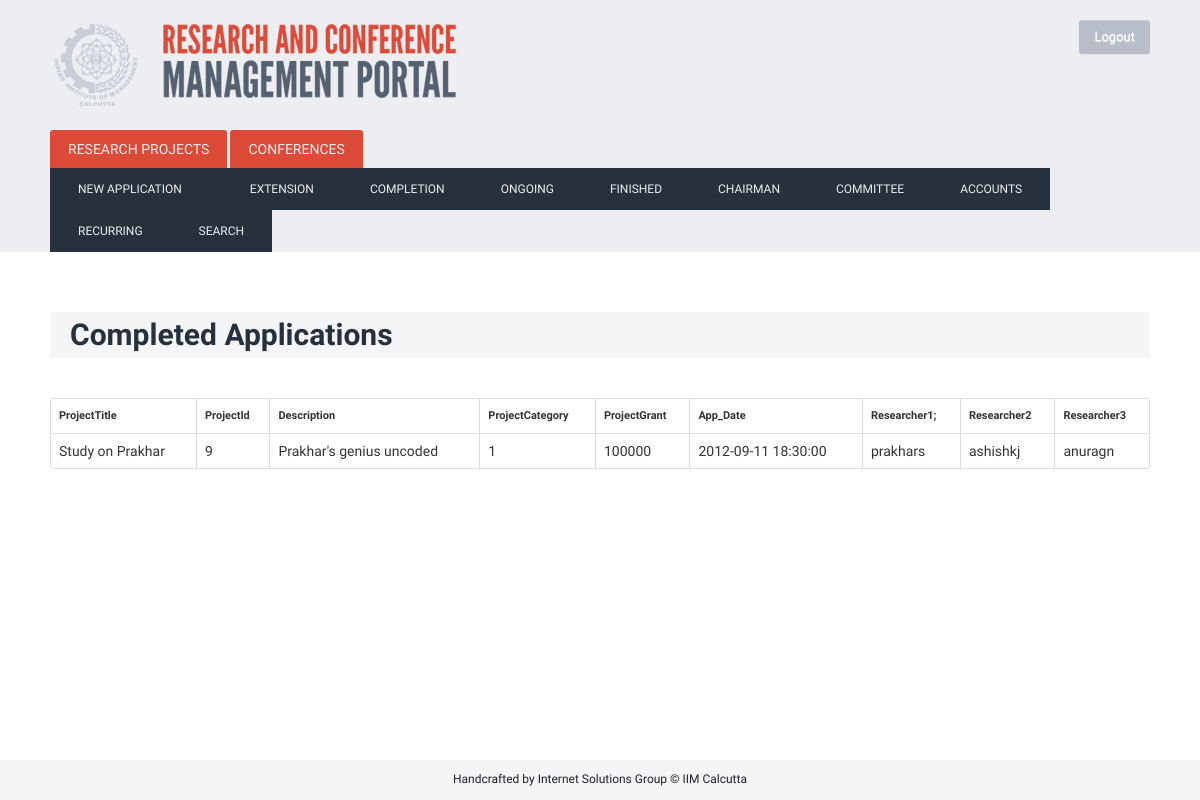
Page /index.php/completed (signed in) on the committed database.
### tables this page shows
CREATE TABLE IF NOT EXISTS `project` (
  `ProjectTitle` varchar(400) NOT NULL,
  `ProjectId` bigint(200) NOT NULL AUTO_INCREMENT,
  `Description` varchar(2000) NOT NULL,
  `App_Date` timestamp NOT NULL DEFAULT CURRENT_TIMESTAMP COMMENT 'The  date of application of the project',
  `Start_Date` date NOT NULL,
  `End_Date` date NOT NULL,
  `Researcher1` varchar(80) NOT NULL,
  `Researcher2` varchar(80) NOT NULL,
  `Researcher3` varchar(80) NOT NULL,
  `ProjectCategory` varchar(30) NOT NULL,
  `ProjectGrant` int(11) NOT NULL,
  `PStatus` varchar(50) NOT NULL,
  `Deliverables` varchar(500) NOT NULL,
  `cases` int(11) NOT NULL DEFAULT '0',
  `journals` int(11) NOT NULL DEFAULT '0',
  `chapters` int(11) NOT NULL DEFAULT '0',
  `conference` int(11) NOT NULL DEFAULT '0',
  `paper` int(11) NOT NULL DEFAULT '0',
  `comm_approval` int(11) NOT NULL,
  PRIMARY KEY (`ProjectId`),
  UNIQUE KEY `ProjectId` (`ProjectId`),
  UNIQUE KEY `ProjectId_2` (`ProjectId`)
);

### index.php (called while the page is built, shortened)
<?php
require_once BASEPATH.'core/CodeIgniter.php';

### application/models/project_model.php (called while the page is built, shortened)
<?PHP
class Project_model extends CI_Model {
	function project_status($status)
		{
		$queryStr='SELECT * FROM project WHERE PStatus = "'.$status.'";';
		$query = $this->db->query($queryStr);
		return $query;
		}
}
?>

### application/controllers/completed.php (the view, shortened to what this page needs)
<?PHP
class Completed extends CI_Controller {
	function index()
		{
			$data['myClass']=$this;
			$data['action']=0;
			if($_SESSION['usertype']==1){
				$this->load->view('layout',$data);
			} elseif ($_SESSION['usertype']==2){
				$this->load->view('layoutComm',$data);
			} elseif($_SESSION['usertype']==3){
				$this->load->view('layoutChairman',$data);
			}
			else{
			header("location:login");
			}
		}
	function load_php()
				{
				echo '<h1> Completed Applications </h1>';
				$this->load->model('project_model');
				$status='completed';
				$Query= $this->project_model->project_status($status);
				echo '<TABLE class="table table-bordered">';
                 echo '<TR><TD><h4>ProjectTitle</h4></TD><TD><h4>ProjectId</h4></TD><TD><h4>Description</h4></TD><TD><h4>ProjectCategory</TD><TD><h4>ProjectGrant</TD><TD><h4>App_Date</TD><TD><h4>Researcher1;</TD><TD><h4>Researcher2</TD><TD><h4>Researcher3 </h1>';
					 foreach($Query->result() as $row)
					 {
						 echo '<TR><TD>';
						 print $row->ProjectTitle;
						 echo '</TD><TD>';
						 print $row->ProjectId;
						 echo '</TD><TD>';
						 print $row->Description;
						 echo '</TD><TD>';
						 print $row->ProjectCategory;
						 echo '</TD><TD>';
						 print $row->ProjectGrant;
						 echo '</TD><TD>';
						 print $row->App_Date;
						 echo '</TD><TD>';
						 print $row->Researcher1;
						 echo '</TD><TD>';
						 print $row->Researcher2;
						 echo '</TD><TD>';
						 print $row->Researcher3;
					 }
				echo '</TABLE>';
				}
	}
?>

### static/css/custom.css (style rules this page uses)
html, body { height: 100%; }
body { background: url('/static/img/denim.png'); font-family: 'Droid Sans', sans-serif; font-weight: normal; font-size: 14px; line-height: 1.6; }
h4 { font-size: 11px; }
h1 { color: #27313D; margin-top: 60px; margin-bottom: 40px; font-weight: bold; background: #F4F5F6; padding: 5px 20px; }

### rows in the picture
project: ProjectTitle "Study on Prakhar", ProjectId "9", Description "Prakhar's genius uncoded", ProjectCategory "1", ProjectGrant "100000", App_Date "2012-09-11 18:30:00", Researcher1 "prakhars", Researcher2 "ashishkj", Researcher3 "anuragn"
